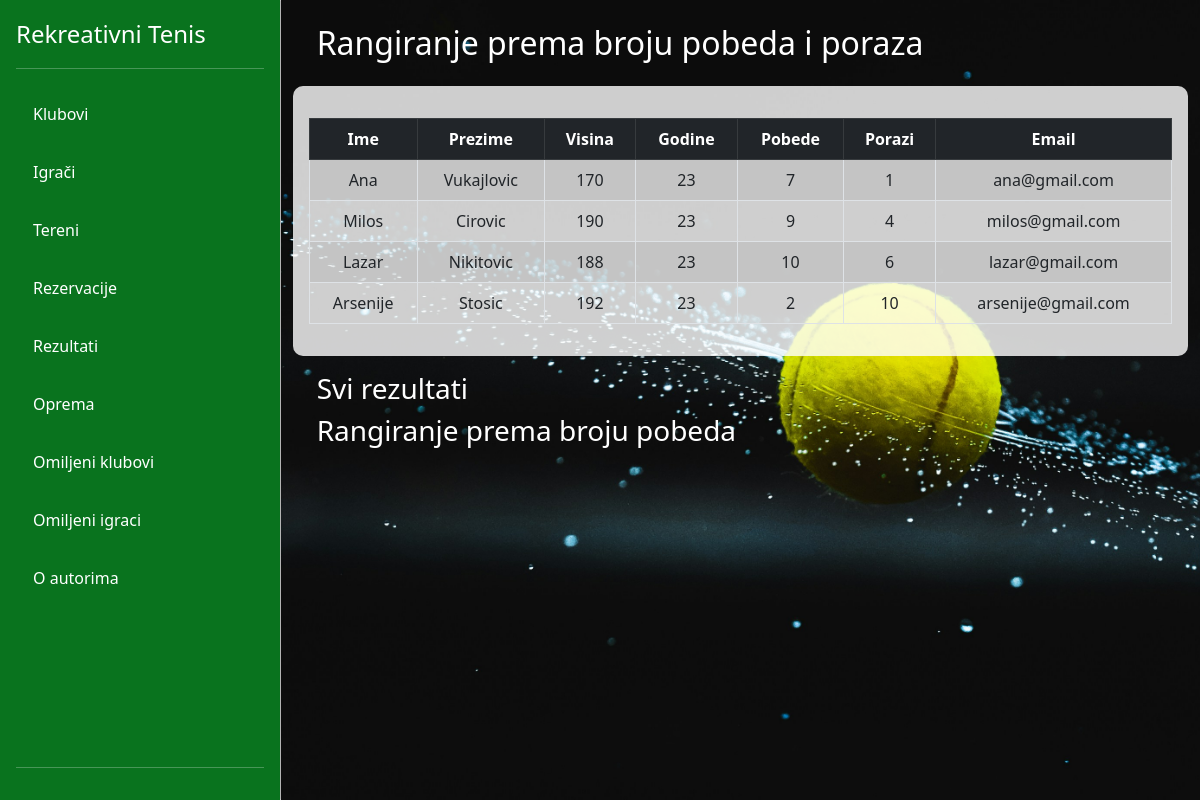
/view-gosti/win-loses.php, run on an earlier commit of the app's database.
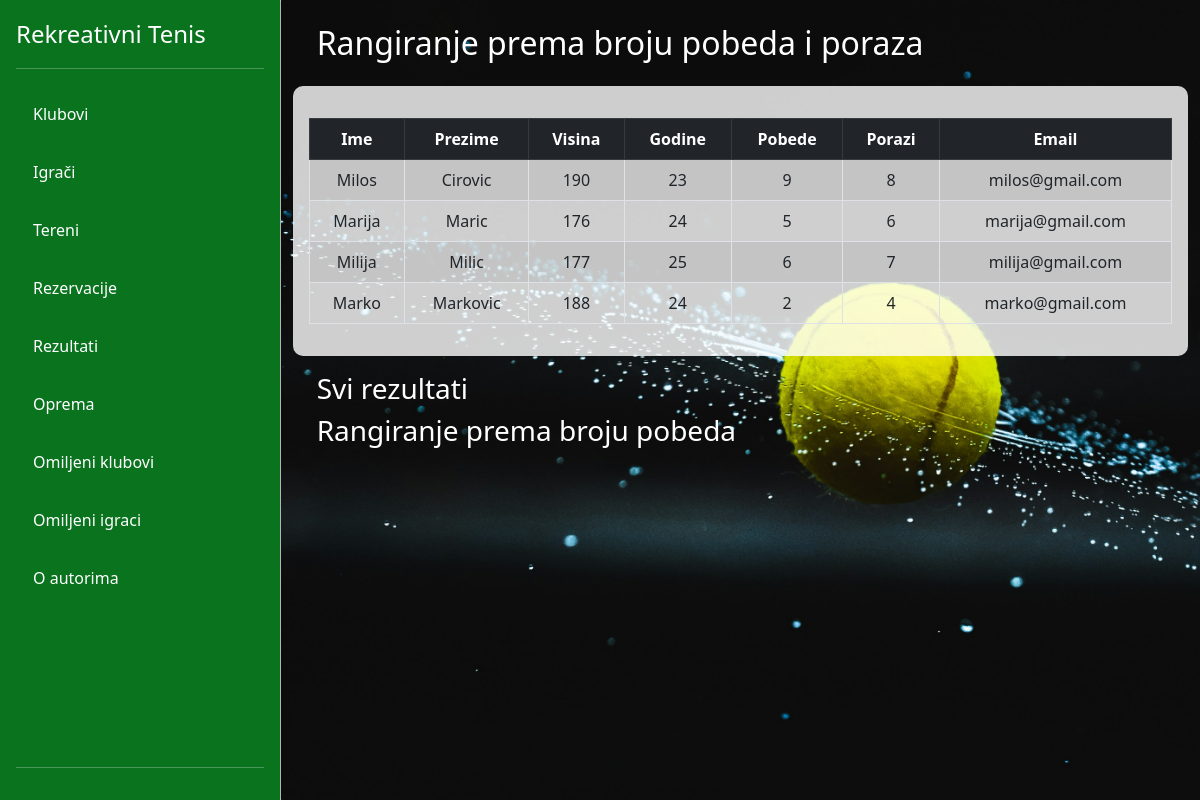
And on a later commit of the database.
### tables this page shows
CREATE TABLE `korisnici` (
  `id` int(11) NOT NULL,
  `ime` varchar(255) NOT NULL,
  `prezime` varchar(255) NOT NULL,
  `pol` varchar(50) DEFAULT NULL,
  `visina` int(11) DEFAULT NULL,
  `godine` int(11) DEFAULT NULL,
  `pobeda` int(11) DEFAULT NULL,
  `porazi` int(11) DEFAULT NULL,
  `naziv_kluba` varchar(255) DEFAULT NULL,
  `email` varchar(255) NOT NULL,
  `lozinka` varchar(255) NOT NULL,
  `profilna_slika` longblob DEFAULT NULL,
  `id_opreme` int(11) DEFAULT NULL,
  `id_uloge` int(11) NOT NULL
);

### config/DB.php (called while the page is built)
<?php
class DB{
    private static $factory;
    public static function createInstance($config = null)
    {
        $settings['dbname'] = 'rekreativnitenisdb';
        $settings['dbhost'] = '127.0.0.1';
        $settings['dbuser'] = 'root';
        $settings['dbpass'] = '';
        try{
            $dsn = 'mysql:dbname=' . $settings['dbname'] . ';host=' . $settings['dbhost'];
            $pdo = new PDO($dsn, $settings['dbuser'], $settings['dbpass'], array(PDO::MYSQL_ATTR_INIT_COMMAND => "SET NAMES utf8"));
            $pdo->setAttribute(PDO::ATTR_ERRMODE, PDO::ERRMODE_EXCEPTION);
            $pdo->setAttribute(PDO::ATTR_EMULATE_PREPARES, true);
            $pdo->setAttribute(PDO::ATTR_DEFAULT_FETCH_MODE, PDO::FETCH_ASSOC);
            self::$factory[$config] = $pdo;
            return self::$factory[$config];
        }
        catch (PDOException $e) {
            die ('Connection failed: ' . $e->getMessage());
        }
    }
}
?>

### DAO/KorisnikDAO.php (called while the page is built, shortened)
<?php
require_once '../config/DB.php';
class KorisnikDAO
{
    private $db;
    public function __construct()
    {
        $this->db = DB::createInstance();
    }
    public function getAllIgraciSortWL()
    {
        $sql = "SELECT k.* FROM korisnici k INNER JOIN uloge u ON k.id_uloge = u.id WHERE u.naziv_uloge='igrac' ORDER BY pobeda - porazi desc";
        $statement = $this->db->prepare($sql);
        $statement->execute();
        $res = $statement->fetchAll();
        return $res;
    }
}

### view-gosti/win-loses.php (the view, shortened to what this page needs)
<?php
require_once './partials/navigacija.php';
require_once '../DAO/KorisnikDAO.php';
$korisnikDAO = new KorisnikDAO();
$igraci = $korisnikDAO->getAllIgraciSortWL();
?>
<div class="container-fluid" style="background-image: url('./images/carousel3.jpg'); background-repeat: no-repeat; background-size: cover; overflow: auto; height: 100vh;">
    <h2 class="m-4 text-white">Rangiranje prema broju pobeda i poraza</h2>
    <div class="container mt-3 mb-3 p-3" style="background-color: rgba(255, 255, 255, 0.8); border-radius: 10px;">
        <table class="table table-bordered table-striped table-hover text-center mt-3">
            <thead class="table-dark sticky-top bg-white">
                <tr>
                    <th class="th-sm">Ime</th>
                    <th class="th-sm">Prezime</th>
                    <th class="th-sm">Visina</th>
                    <th class="th-sm">Godine</th>
                    <th class="th-sm">Pobede</th>
                    <th class="th-sm">Porazi</th>
                    <th class="th-sm">Email</th>
                </tr>
            </thead>
            <tbody>
                <?php foreach ($igraci as $item) : ?>
                    <tr>
                        <td><?= $item['ime'] ?></td>
                        <td><?= $item['prezime'] ?></td>
                        <td><?= $item['visina'] ?></td>
                        <td><?= $item['godine'] ?></td>
                        <td><?= $item['pobeda'] ?></td>
                        <td><?= $item['porazi'] ?></td>
                        <td><?= $item['email'] ?></td>
                    </tr>
                <?php endforeach; ?>
            </tbody>
        </table>
    </div>
    <h3><a href="results.php" class="m-4 text-white" style="text-decoration:none;">Svi rezultati</a></h3>
    <h3><a href="win.php" class="m-4 text-white" style="text-decoration:none;">Rangiranje prema broju pobeda</a></h3>
</div>
<?php require_once './partials/footer.php'; ?>

What changed in the data, as far as the page shows it:
no longer on this page (row edited): korisnici: ime "Ana", prezime "Vukajlovic", visina "170", godine "23", pobeda "7", porazi "1", email "ana@gmail.com"
no longer on this page (row edited): korisnici: ime "Lazar", prezime "Nikitovic", visina "188", godine "23", pobeda "10", porazi "6", email "lazar@gmail.com"
removed korisnici: ime "Arsenije", prezime "Stosic", visina "192", godine "23", pobeda "2", porazi "10", email "arsenije@gmail.com"
changed korisnici "Milos": porazi "4" → "8"
added korisnici: ime "Marija", prezime "Maric", visina "176", godine "24", pobeda "5", porazi "6", email "marija@gmail.com"
added korisnici: ime "Milija", prezime "Milic", visina "177", godine "25", pobeda "6", porazi "7", email "milija@gmail.com"
added korisnici: ime "Marko", prezime "Markovic", visina "188", godine "24", pobeda "2", porazi "4", email "marko@gmail.com"
